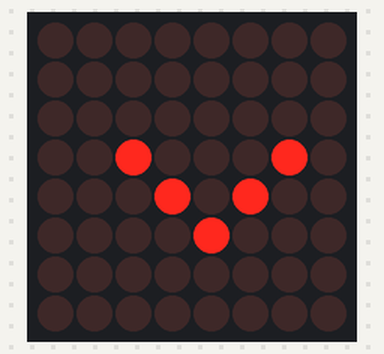
The sketch below on a simulated Arduino Uno, built with avr-gcc and run on an emulated ATmega328P. On the bench: 8×8 LED matrix.

Above: at 0.1 s.
At 1.1 s:
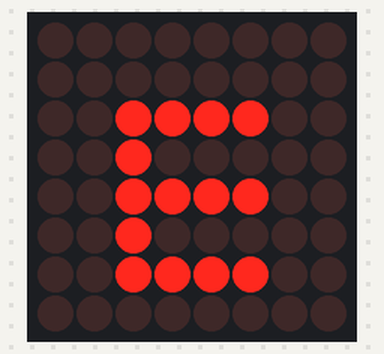
At 2.1 s:
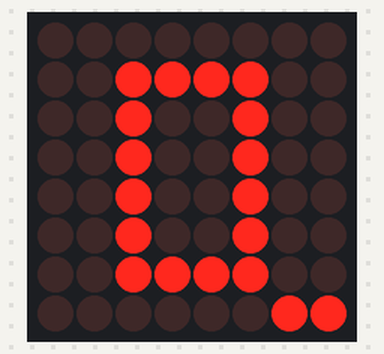

The sketch:

dot_matrix.ino
```cpp
#include "LedControl.h"
#include "binary.h"

/*
 DIN connects to pin 4 16
 CLK connects to pin 2 5
 CS connects to pin 3 4
*/
LedControl lc=LedControl(4,2,3,1);

// delay time between faces
unsigned long delaytime=1000;

// happy face
byte hf[8]= {B00000000,B00111100,B00100100,B00100100,B00100100,B00100100,B00111100,B00000011};
// neutral face
byte nf[8]={B00000000, B00000000,B00111100,B00100000,B00111100,B00100000,B00111100,B00000000};
// sad face
byte sf[8]= {B00000000,B00000000,B00000000,B00100010,B00010100,B00001000,B00000000,B00000000};

void setup() {
  lc.shutdown(0,false);
  // Set brightness to a medium value
  lc.setIntensity(0,8);
  // Clear the display
  lc.clearDisplay(0);
}

void drawFaces(){
  // Display sad face
  lc.setRow(0,0,sf[0]);
  lc.setRow(0,1,sf[1]);
  lc.setRow(0,2,sf[2]);
  lc.setRow(0,3,sf[3]);
  lc.setRow(0,4,sf[4]);
  lc.setRow(0,5,sf[5]);
  lc.setRow(0,6,sf[6]);
  lc.setRow(0,7,sf[7]);
  delay(delaytime);

  // Display neutral face
  lc.setRow(0,0,nf[0]);
  lc.setRow(0,1,nf[1]);
  lc.setRow(0,2,nf[2]);
  lc.setRow(0,3,nf[3]);
  lc.setRow(0,4,nf[4]);
  lc.setRow(0,5,nf[5]);
  lc.setRow(0,6,nf[6]);
  lc.setRow(0,7,nf[7]);
  delay(delaytime);

  // Display happy face
  lc.setRow(0,0,hf[0]);
  lc.setRow(0,1,hf[1]);
  lc.setRow(0,2,hf[2]);
  lc.setRow(0,3,hf[3]);
  lc.setRow(0,4,hf[4]);
  lc.setRow(0,5,hf[5]);
  lc.setRow(0,6,hf[6]);
  lc.setRow(0,7,hf[7]);
  delay(delaytime);
}

void loop()
{
  drawFaces();
}
```

Measured:
- by itself, everything shown: repeats every 3.0 s, in 3 steps
- what the display in image 1 shows lasts 1.0 s, from 1.0 s to 2.0 s
